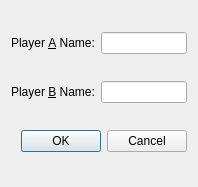
<?xml version="1.0" encoding="UTF-8"?>
<ui version="4.0">
 <class>ConfigurationDialog</class>
 <widget class="QDialog" name="ConfigurationDialog">
  <property name="geometry">
   <rect>
    <x>0</x>
    <y>0</y>
    <width>198</width>
    <height>187</height>
   </rect>
  </property>
  <property name="windowTitle">
   <string>Dialog</string>
  </property>
  <layout class="QGridLayout" name="gridLayout">
   <item row="0" column="0">
    <widget class="QLabel" name="label">
     <property name="text">
      <string>Player &amp;A Name:</string>
     </property>
     <property name="buddy">
      <cstring>Player1Name</cstring>
     </property>
    </widget>
   </item>
   <item row="0" column="1">
    <widget class="QLineEdit" name="Player1Name"/>
   </item>
   <item row="1" column="0">
    <widget class="QLabel" name="label_2">
     <property name="text">
      <string>Player &amp;B Name:</string>
     </property>
     <property name="buddy">
      <cstring>Player2Name</cstring>
     </property>
    </widget>
   </item>
   <item row="1" column="1">
    <widget class="QLineEdit" name="Player2Name"/>
   </item>
   <item row="2" column="0" colspan="2">
    <widget class="QDialogButtonBox" name="buttonBox">
     <property name="orientation">
      <enum>Qt::Horizontal</enum>
     </property>
     <property name="standardButtons">
      <set>QDialogButtonBox::Cancel|QDialogButtonBox::Ok</set>
     </property>
    </widget>
   </item>
  </layout>
 </widget>
 <tabstops>
  <tabstop>Player1Name</tabstop>
  <tabstop>Player2Name</tabstop>
 </tabstops>
 <resources/>
 <connections>
  <connection>
   <sender>buttonBox</sender>
   <signal>accepted()</signal>
   <receiver>ConfigurationDialog</receiver>
   <slot>accept()</slot>
   <hints>
    <hint type="sourcelabel">
     <x>248</x>
     <y>254</y>
    </hint>
    <hint type="destinationlabel">
     <x>157</x>
     <y>274</y>
    </hint>
   </hints>
  </connection>
  <connection>
   <sender>buttonBox</sender>
   <signal>rejected()</signal>
   <receiver>ConfigurationDialog</receiver>
   <slot>reject()</slot>
   <hints>
    <hint type="sourcelabel">
     <x>316</x>
     <y>260</y>
    </hint>
    <hint type="destinationlabel">
     <x>286</x>
     <y>274</y>
    </hint>
   </hints>
  </connection>
 </connections>
</ui>
